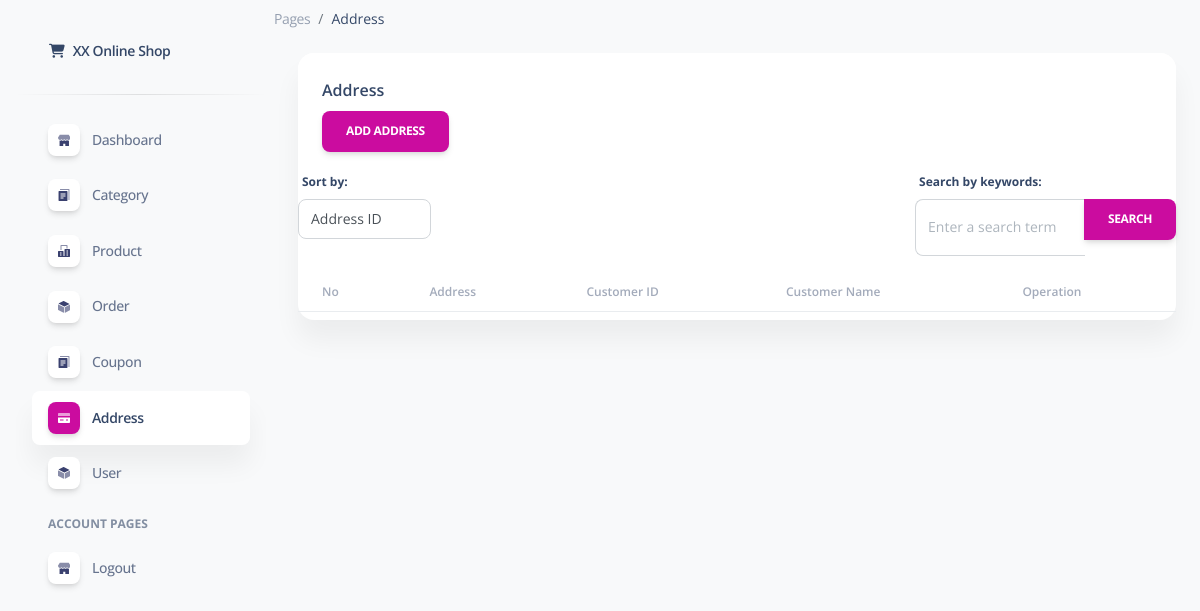
The app's page /pages/address.php, older data.
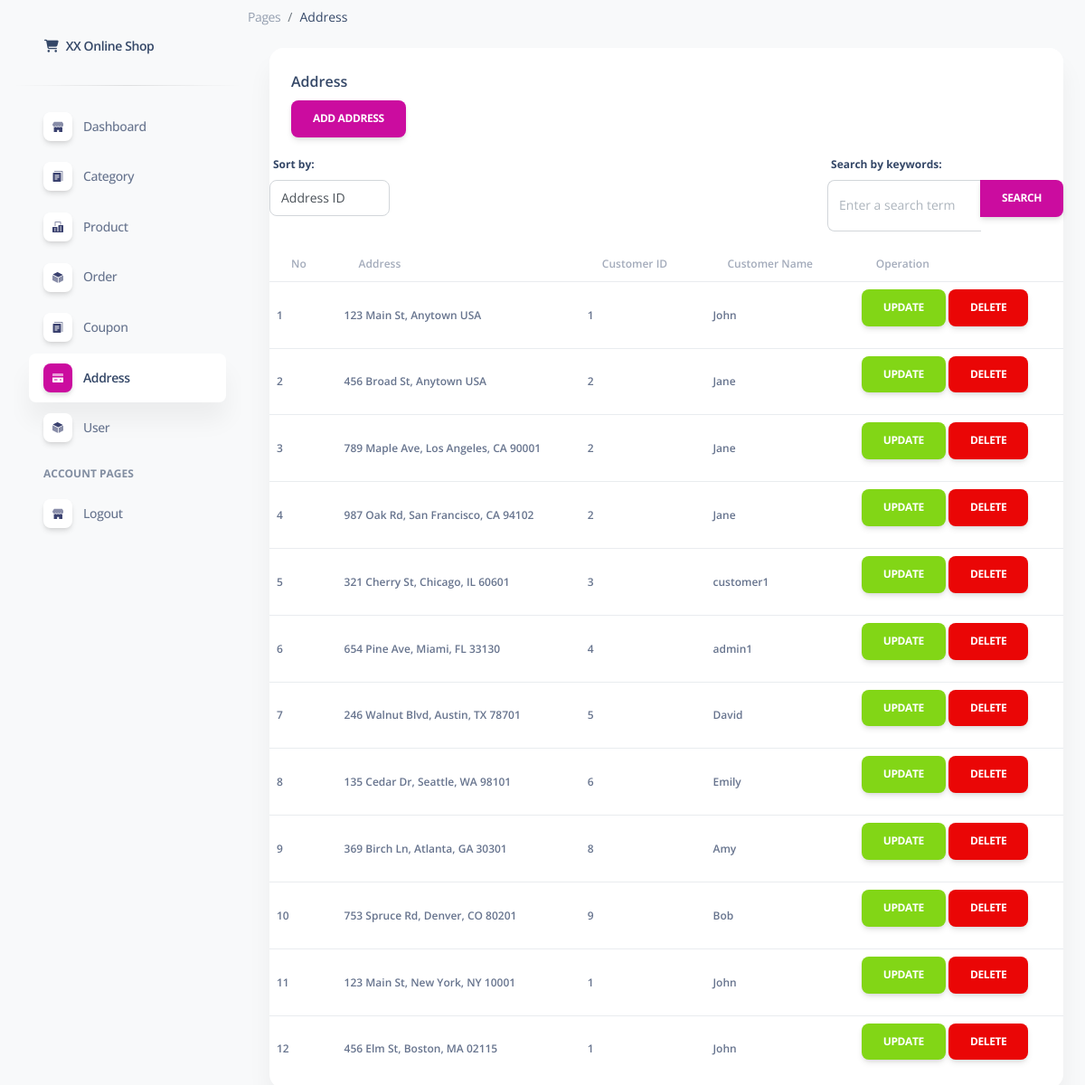
The same page, newer data.
### tables this page shows
CREATE TABLE `user_address` (
  `id_user_address` bigint(20) NOT NULL COMMENT '主键id',
  `shipping_address` varchar(255) DEFAULT NULL COMMENT '地址',
  `id_customer` bigint(20) NOT NULL COMMENT '用户id',
  `customer_name` varchar(255) NOT NULL COMMENT '用户名字',
  `is_delete` tinyint(1) NOT NULL DEFAULT 0 COMMENT '是否删除'
);

### pages/address.php (the view, shortened to what this page needs)
<!DOCTYPE html>
<html lang="en">
<head>
  <link href="assets/css/nucleo-icons.css" rel="stylesheet" />
  <link href="assets/css/nucleo-svg.css" rel="stylesheet" />
  <link href="assets/css/nucleo-svg.css" rel="stylesheet" />
  <link id="pagestyle" href="assets/css/soft-ui-dashboard.css?v=1.0.3" rel="stylesheet" />
</head>
<body class="g-sidenav-show  bg-gray-100">
  <aside class="sidenav navbar navbar-vertical navbar-expand-xs border-0 border-radius-xl my-3 fixed-start ms-3 "
    id="sidenav-main">
    <div class="sidenav-header">
      <a class="navbar-brand m-0" href="https://demos.creative-tim.com/soft-ui-dashboard/pages/dashboard.html"
        target="_blank">
        <i class="fas fa-fw fa-shopping-cart"></i>
        <span class="ms-1 font-weight-bold">XX Online Shop</span>
      </a>
    </div>
    <hr class="horizontal dark mt-0">
    <div class="collapse navbar-collapse  w-auto  max-height-vh-100 h-100" id="sidenav-collapse-main">
      <ul class="navbar-nav">
        <li class="nav-item">
          <a class="nav-link  " href="../pages/dashboard.php">
            <div
              class="icon icon-shape icon-sm shadow border-radius-md bg-white text-center me-2 d-flex align-items-center justify-content-center">
            </div>
            <span class="nav-link-text ms-1">Dashboard</span>
          </a>
        </li>
        <li class="nav-item">
          <a class="nav-link  " href="../pages/category.php">
            <div
              class="icon icon-shape icon-sm shadow border-radius-md bg-white text-center me-2 d-flex align-items-center justify-content-center">
            </div>
            <span class="nav-link-text ms-1">Category</span>
          </a>
        </li>
        <li class="nav-item">
          <a class="nav-link  " href="../pages/product.php">
            <div
              class="icon icon-shape icon-sm shadow border-radius-md bg-white text-center me-2 d-flex align-items-center justify-content-center">
            </div>
            <span class="nav-link-text ms-1">Product</span>
          </a>
        </li>
        <li class="nav-item">
          <a class="nav-link  " href="../pages/order.php">
            <div
              class="icon icon-shape icon-sm shadow border-radius-md bg-white text-center me-2 d-flex align-items-center justify-content-center">
            </div>
            <span class="nav-link-text ms-1">Order</span>
          </a>
        </li>
        <li class="nav-item">
          <a class="nav-link  " href="../pages/coupon.php">
            <div
              class="icon icon-shape icon-sm shadow border-radius-md bg-white text-center me-2 d-flex align-items-center justify-content-center">
            </div>
            <span class="nav-link-text ms-1">Coupon</span>
          </a>
        </li>
        <li class="nav-item">
          <a class="nav-link  active" href="../pages/address.php">
            <div
              class="icon icon-shape icon-sm shadow border-radius-md bg-white text-center me-2 d-flex align-items-center justify-content-center">
            </div>
            <span class="nav-link-text ms-1">Address</span>
          </a>
        </li>
        <li class="nav-item">
          <a class="nav-link  " href="../pages/admin.php">
            <div
              class="icon icon-shape icon-sm shadow border-radius-md bg-white text-center me-2 d-flex align-items-center justify-content-center">
            </div>
            <span class="nav-link-text ms-1">User</span>
          </a>
        </li>
        <li class="nav-item mt-3">
          <h6 class="ps-4 ms-2 text-uppercase text-xs font-weight-bolder opacity-6">Account pages</h6>
        </li>
        <li class="nav-item">
          <a class="nav-link  " href="../pages/logout.php">
            <div
              class="icon icon-shape icon-sm shadow border-radius-md bg-white text-center me-2 d-flex align-items-center justify-content-center">
            </div>
            <span class="nav-link-text ms-1">Logout</span>
          </a>
        </li>
      </ul>
    </div>
  </aside>
  <main class="main-content position-relative max-height-vh-100 h-100 mt-1 border-radius-lg ">
    <ol class="breadcrumb bg-transparent mb-0 pb-0 pt-1 px-0 me-sm-6 me-5">
      <li class="breadcrumb-item text-sm"><a class="opacity-5 text-dark" href="javascript:;">Pages</a></li>
      <li class="breadcrumb-item text-sm text-dark active" aria-current="page">Address</li>
    </ol>
    <div class="container-fluid py-4">
      <div class="row">
        <div class="col-12">
          <div class="card mb-4">
            <div class="card-header pb-0">
              <h6>Address</h6>
              <button type="button" class="btn btn-primary" data-bs-toggle="modal" data-bs-target="#exampleModal">
                Add address
              </button>
            </div>
            <div class="d-flex justify-content-between">
              <div class="form-group">
                <label for="sort-by" class="form-label">Sort by:</label>
                <select id="sort-by" name="sort-by" class="form-control" onchange="location = this.value;">
                  <option value="?sort-by=id_user_address" <?php if (isset($_GET['sort-by']) && $_GET['sort-by'] == 'id_user_address')
                    echo 'selected'; ?>>Address ID</option>
                </select>
              </div>
              <div class="form-group">
                <label for="search-term" class="form-label">Search by keywords:</label>
                <div class="input-group">
                  <input type="text" id="search-term" name="search-term" class="form-control"
                    placeholder="Enter a search term">
                  <button type="button" id="search-btn" class="btn btn-primary">Search</button>
                </div>
              </div>
            </div>
            <div class="card-body px-0 pt-0 pb-2">
              <div class="table-responsive p-0">
                <table class="table align-items-center mb-0">
                  <thead>
                    <tr class="text-xs font-weight-bold opacity-6">
                      <th>No</th>
                      <th class="align-middle text-left">Address</th>
                      <th class="align-middle text-left">Customer ID</th>
                      <th class="align-middle text-left">Customer Name</th>
                      <th class="align-middle text-left">Operation</th>
                    </tr>
                  </thead>
                  <tbody>
                    <?php
                    include "connect_db.php";
                    $sort_by = $_GET['sort-by'] ?? 'id_user_address';
                    $sort_by = in_array($sort_by, ['id_user_address', 'shipping_address', 'customer_name']) ? $sort_by : 'id_user_address';
                    $search_term = $_GET['search'] ?? '';
                    $qry_customer = mysqli_query($conn, "SELECT * FROM user_address WHERE is_delete = 0 AND (customer_name LIKE '%$search_term%' OR shipping_address LIKE '%$search_term%') ORDER BY $sort_by ASC");
                    while ($data_customer = mysqli_fetch_array($qry_customer)) {
                      $no++; ?>
                      <tr class="text-xs font-weight-bold">
                        <td class="align-middle text-left">
                          <?= $data_customer['id_user_address'] ?>
                        </td>
                        <td class="align-middle text-left">
                          <?= $data_customer['shipping_address'] ?>
                        </td>
                        <td class="align-middle text-left">
                          <?= $data_customer['id_customer'] ?>
                        </td>
                        <td class="align-middle text-left">
                          <?= $data_customer['customer_name'] ?>
                        </td>
                        <td class="text-xs font-weight-bold">
                          <a class="btn btn-success"
                            href="update_address.php?id_customer=<?= $data_customer['id_customer'] ?>">Update</a>
                          <a href="delete_address.php?id_customer=<?= $data_customer['id_customer'] ?>"
                            onclick="return confirm('Are you sure you delete this data?')"
                            class="btn btn-danger">Delete</a>
                        </td>
                      </tr>
                      <?php
                    }
                    ?>
                  </tbody>
                </table>
              </div>
            </div>
          </div>
        </div>
      </div>
</body>
</html>

### pages/assets/css/nucleo-svg.css (style rules this page uses)
.icon { display: inline-block; color: #111111; height: 1em; width: 1em; }
.icon-sm { height: 0.8em; width: 0.8em; }
.icon { fill: currentColor; stroke: none; }

Row changes from the older to the newer data that the page shows:
added user_address: id_user_address "1", shipping_address "123 Main St, Anytown USA", id_customer "1", customer_name "John"
added user_address: id_user_address "2", shipping_address "456 Broad St, Anytown USA", id_customer "2", customer_name "Jane"
added user_address: id_user_address "3", shipping_address "789 Maple Ave, Los Angeles, CA 90001", id_customer "2", customer_name "Jane"
added user_address: id_user_address "4", shipping_address "987 Oak Rd, San Francisco, CA 94102", id_customer "2", customer_name "Jane"
added user_address: id_user_address "5", shipping_address "321 Cherry St, Chicago, IL 60601", id_customer "3", customer_name "customer1"
added user_address: id_user_address "6", shipping_address "654 Pine Ave, Miami, FL 33130", id_customer "4", customer_name "admin1"
added user_address: id_user_address "7", shipping_address "246 Walnut Blvd, Austin, TX 78701", id_customer "5", customer_name "David"
added user_address: id_user_address "8", shipping_address "135 Cedar Dr, Seattle, WA 98101", id_customer "6", customer_name "Emily"
added user_address: id_user_address "9", shipping_address "369 Birch Ln, Atlanta, GA 30301", id_customer "8", customer_name "Amy"
added user_address: id_user_address "10", shipping_address "753 Spruce Rd, Denver, CO 80201", id_customer "9", customer_name "Bob"
added user_address: id_user_address "11", shipping_address "123 Main St, New York, NY 10001", id_customer "1", customer_name "John"
added user_address: id_user_address "12", shipping_address "456 Elm St, Boston, MA 02115", id_customer "1", customer_name "John"
